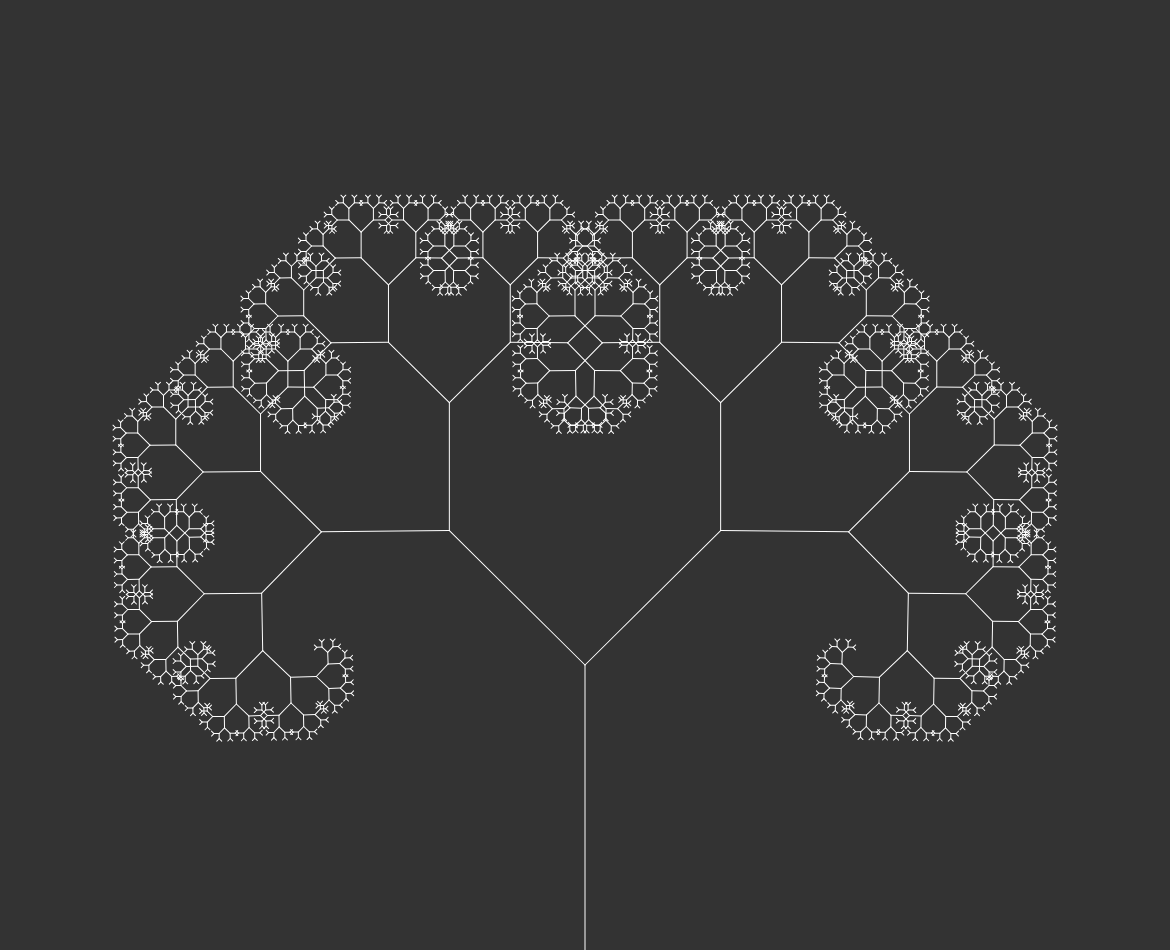
Frame 1 (no input)
Frame 60 (no input): identical to frame 1, image omitted
Frame 120 (the mouse pressed at the canvas centre since frame 60): identical to frame 1, image omitted

The p5.js sketch that drew this single still picture (run headless with seeded random() and noise() and a simulated clock; from frame 60 on, the mouse is pressed at the canvas centre):

// p5.js sketch
// ── sketch.js
var angle = 0;
var slider;

function setup() {
	var win = window;
	var doc = document;
	var element = doc.documentElement;
	var body = doc.getElementsByTagName('body')[0];
	var width = win.innerWidth - 30 || element.clientWidth - 30 || body.clientWidth - 30;
	var height = win.innerHeight - 50 || element.clientHeight - 50|| body.clientHeight - 50;

	createCanvas(width, height);

	slider = createSlider(0, TWO_PI, PI / 4, 0.01);
}

function draw() {
	var length = (height / 100) * 30;
	angle = slider.value();

	background(51);
	stroke(255);
	translate(width / 2, height);
	branch(length);
}

function branch(length) {
	line(0, 0, 0, -length);
	translate(0, -length);

	if (length > 4) {
		push();
		rotate(angle);
		branch(length * 0.67);
		pop();
		push();
		rotate(-angle);
		branch(length * 0.67);
		pop();
	}
}
